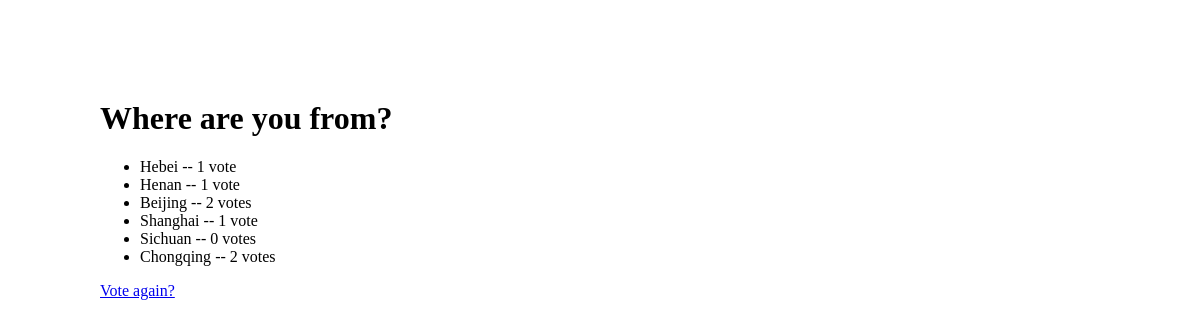
Before: /polls/2/results/ with the older database file.
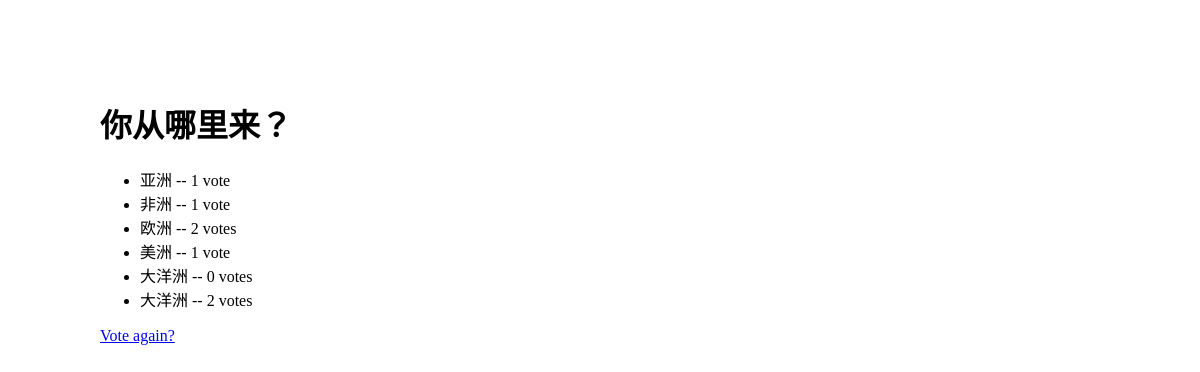
After: the same page with the newer database file.
### polls/models.py (models this page shows, shortened)
class Question(models.Model):
    question_text = models.CharField(max_length=200)
    pub_date = models.DateTimeField('date published')
    def was_published_recently(self):
        return self.pub_date >= timezone.now() - datetime.timedelta(days=1)
    def was_published_recently(self):
        now = timezone.now()
        return now - datetime.timedelta(days=1) <= self.pub_date <= now
    was_published_recently.admin_order_field = 'pub_date'
    was_published_recently.boolean = True
    was_published_recently.short_description = 'Published recently?'

class Choice(models.Model):
    question = models.ForeignKey(Question, on_delete=models.CASCADE)
    choice_text = models.CharField(max_length=200)
    votes = models.IntegerField(default=0)

### polls/views.py (the view)
# urls.py: url(r'^(?P<pk>[0-9]+)/results/$', views.ResultsView.as_view(), name='results'),
class ResultsView(generic.DetailView):
    model = Question
    template_name = 'polls/results.html'

### polls/templates/polls/results.html (shortened to what this page needs)
<!DOCTYPE html>
<html>
<head>
    {% load static %}
    <link rel="stylesheet" type="text/css" href="{% static 'polls/style-results.css' %}" />
</head>
<body>
    <div class="content">
        <h1>{{ question.question_text }}</h1>
        <ul>
        {% for choice in question.choice_set.all %}
            <li>{{ choice.choice_text }} -- {{ choice.votes }} vote{{ choice.votes|pluralize }}</li>
        {% endfor %}
        </ul>
        <a href="{% url 'polls:detail' question.id %}">Vote again?</a>
    </div>
</body>
</html>

Changed rows visible on the page:
changed Question: question_text "Where are you from?" → "你从哪里来？"
changed Choice (number 1 of 6 on the later page): choice_text "Hebei" → "亚洲"
changed Choice (number 2 of 6 on the later page): choice_text "Henan" → "非洲"
changed Choice (number 3 of 6 on the later page): choice_text "Beijing" → "欧洲"
changed Choice (number 4 of 6 on the later page): choice_text "Shanghai" → "美洲"
changed Choice (number 5 of 6 on the later page): choice_text "Sichuan" → "大洋洲"
changed Choice (number 6 of 6 on the later page): choice_text "Chongqing" → "大洋洲"
